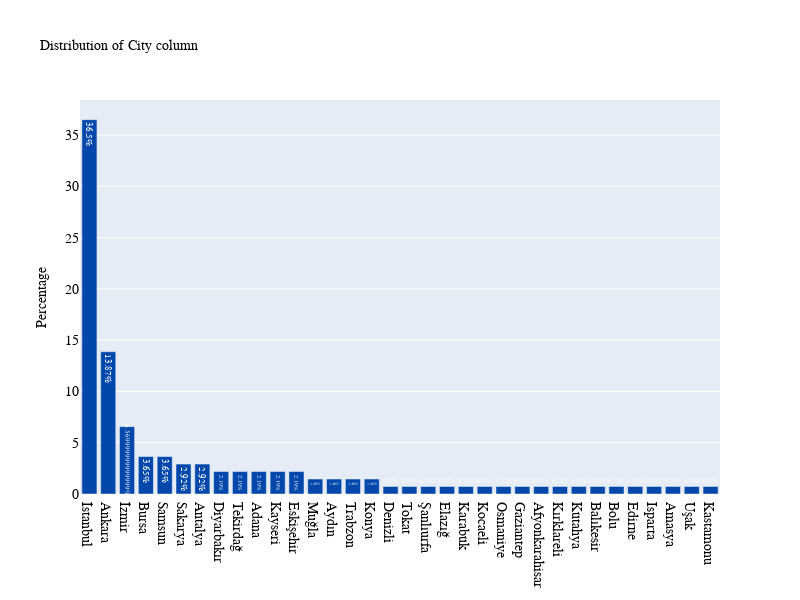

The code cell stored with this chart in its notebook:
### Code cell
plot_bar('City')

### Figure 1 — Plotly figure (JSON) as saved in the notebook; plotly's stock layout.template omitted (floating-point values rounded to 4 significant figures)
{"data": [{"marker": {"color": "#0047AB"}, "text": ["36.5%", "13.87%", "6.569999999999999%", "3.65%", "3.65%", "2.92%", "2.92%", "2.19%", "2.19%", "2.19%", "2.19%", "2.19%", "1.46%", "1.46%", "1.46%", "1.46%", "0.73%", "0.73%", "0.73%", "0.73%", "0.73%", "0.73%", "0.73%", "0.73%", "0.73%", "0.73%", "0.73%", "0.73%", "0.73%", "0.73%", "0.73%", "0.73%", "0.73%", "0.73%"], "textposition": "auto", "type": "bar", "x": ["İstanbul", "Ankara", "İzmir", "Bursa", "Samsun", "Sakarya", "Antalya", "Diyarbakır", "Tekirdağ", "Adana", "Kayseri", "Eskişehir", "Muğla", "Aydın", "Trabzon", "Konya", "Denizli", "Tokat", "Şanlıurfa", "Elazığ", "Karabük", "Kocaeli", "Osmaniye", "Gaziantep", "Afyonkarahisar", "Kırklareli", "Kütahya", "Balıkesir", "Bolu", "Edirne", "Isparta", "Amasya", "Uşak", "Kastamonu"], "y": [36.5, 13.87, 6.57, 3.65, 3.65, 2.92, 2.92, 2.19, 2.19, 2.19, 2.19, 2.19, 1.46, 1.46, 1.46, 1.46, 0.73, 0.73, 0.73, 0.73, 0.73, 0.73, 0.73, 0.73, 0.73, 0.73, 0.73, 0.73, 0.73, 0.73, 0.73, 0.73, 0.73, 0.73]}], "layout": {"autosize": false, "font": {"color": "white", "family": "Courier New, monospace", "size": 12}, "height": 600, "title": {"font": {"color": "black", "family": "Courier New, monospace", "size": 14}, "text": "Distribution of City column"}, "width": 800, "xaxis": {"tickfont": {"color": "black", "family": "Courier New, monospace", "size": 14}}, "yaxis": {"tickfont": {"color": "black", "family": "Courier New, monospace", "size": 14}, "title": {"font": {"color": "black", "size": 14}, "text": "Percentage"}}}}
